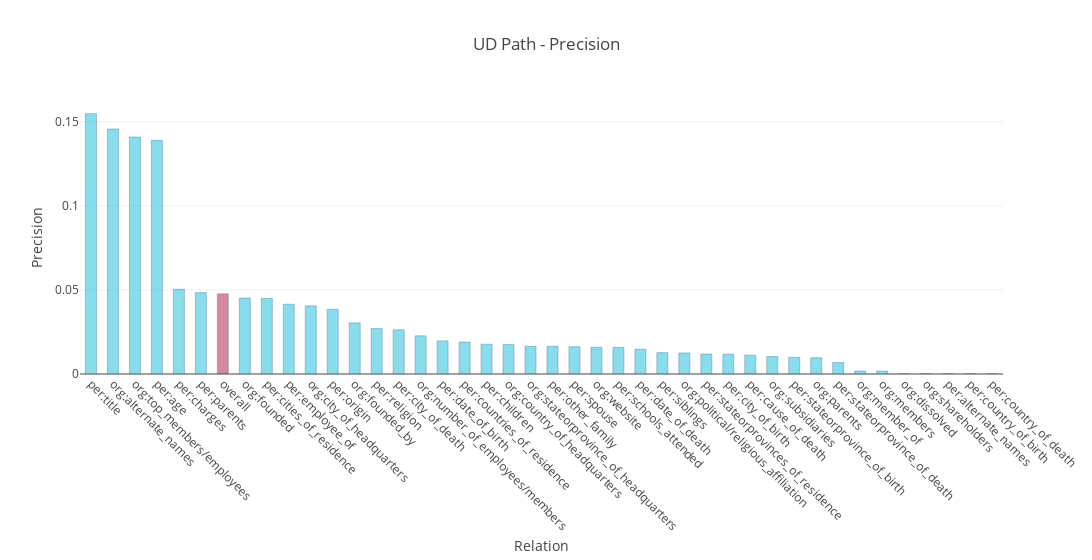

Notebook cell for this chart:
### Code cell
import plotly.graph_objs as go


overall_index = next(i for (i, stat) in enumerate(stats) if stat[0] == 'overall')

colors = ['rgb(58,200,225)'] * len(stats)
colors[overall_index] = 'rgb(181,59,89)'


trace = go.Bar(
    x=[stat[0] for stat in stats],
    y=[stat[1] for stat in stats],
    name='Recall',
    width=0.5,
    marker=dict(
        color=colors,
        line=dict(
            color='rgb(8,48,107)',
            width=0.5),
        ),
    opacity=0.6
)

data = [trace]
layout = go.Layout(
    title='UD Path - Precision',
    xaxis_title="Relation",
    yaxis_title="Precision",        
    barmode='overlay',
    width=1200,
    xaxis = go.layout.XAxis(
        tickangle = 45,
        automargin = True
        
    )
    
        
)

fig = go.Figure(data=data, layout=layout)
iplot(fig)

### Figure 1 — Plotly figure (JSON) as saved in the notebook; plotly's stock layout.template omitted (floating-point values rounded to 4 significant figures)
{"data": [{"marker": {"color": ["rgb(58,200,225)", "rgb(58,200,225)", "rgb(58,200,225)", "rgb(58,200,225)", "rgb(58,200,225)", "rgb(58,200,225)", "rgb(181,59,89)", "rgb(58,200,225)", "rgb(58,200,225)", "rgb(58,200,225)", "rgb(58,200,225)", "rgb(58,200,225)", "rgb(58,200,225)", "rgb(58,200,225)", "rgb(58,200,225)", "rgb(58,200,225)", "rgb(58,200,225)", "rgb(58,200,225)", "rgb(58,200,225)", "rgb(58,200,225)", "rgb(58,200,225)", "rgb(58,200,225)", "rgb(58,200,225)", "rgb(58,200,225)", "rgb(58,200,225)", "rgb(58,200,225)", "rgb(58,200,225)", "rgb(58,200,225)", "rgb(58,200,225)", "rgb(58,200,225)", "rgb(58,200,225)", "rgb(58,200,225)", "rgb(58,200,225)", "rgb(58,200,225)", "rgb(58,200,225)", "rgb(58,200,225)", "rgb(58,200,225)", "rgb(58,200,225)", "rgb(58,200,225)", "rgb(58,200,225)", "rgb(58,200,225)", "rgb(58,200,225)"], "line": {"color": "rgb(8,48,107)", "width": 0.5}}, "name": "Recall", "opacity": 0.6, "type": "bar", "uid": "b8f3d64d-d7bf-4105-8c5e-aa6acd687a63", "width": 0.5, "x": ["per:title", "org:alternate_names", "org:top_members/employees", "per:age", "per:charges", "per:parents", "overall", "org:founded", "per:cities_of_residence", "per:employee_of", "org:city_of_headquarters", "per:origin", "org:founded_by", "per:religion", "per:city_of_death", "org:number_of_employees/members", "per:date_of_birth", "per:countries_of_residence", "per:children", "org:country_of_headquarters", "org:stateorprovince_of_headquarters", "per:other_family", "per:spouse", "org:website", "per:schools_attended", "per:date_of_death", "per:siblings", "org:political/religious_affiliation", "per:stateorprovinces_of_residence", "per:city_of_birth", "per:cause_of_death", "org:subsidiaries", "per:stateorprovince_of_birth", "org:parents", "per:stateorprovince_of_death", "org:member_of", "org:members", "org:dissolved", "org:shareholders", "per:alternate_names", "per:country_of_birth", "per:country_of_death"], "y": [0.1548, 0.1457, 0.1409, 0.139, 0.0504, 0.0484, 0.0477, 0.0452, 0.045, 0.0415, 0.0405, 0.0385, 0.0304, 0.027, 0.0263, 0.0227, 0.0197, 0.019, 0.0177, 0.0175, 0.0165, 0.0165, 0.0162, 0.0159, 0.0158, 0.0147, 0.0127, 0.0125, 0.0119, 0.0118, 0.0112, 0.0104, 0.0099, 0.0097, 0.0068, 0.0018, 0.0018, 0, 0, 0, 0, 0]}], "layout": {"barmode": "overlay", "title": {"text": "UD Path - Precision"}, "width": 1200, "xaxis": {"automargin": true, "tickangle": 45, "title": {"text": "Relation"}}, "yaxis": {"title": {"text": "Precision"}}}}
